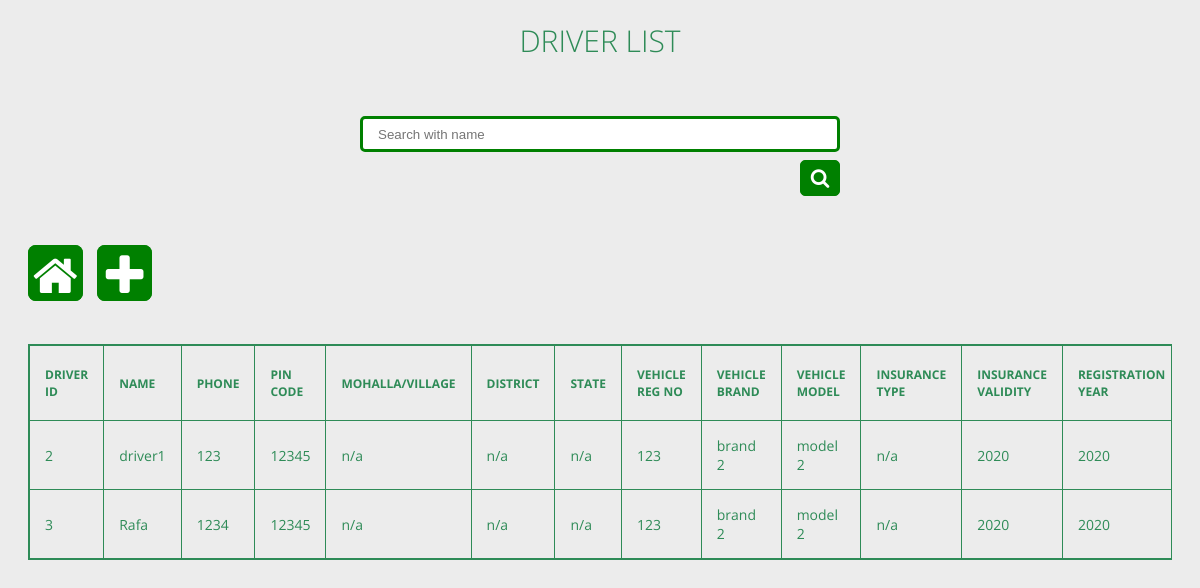
/driver (signed in), run on an earlier commit of the app's database.
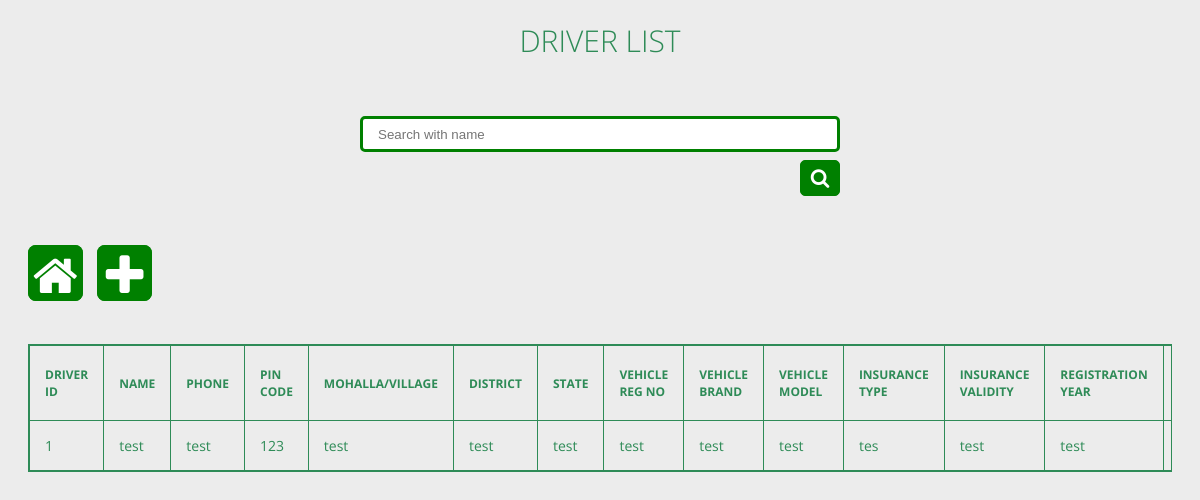
And on a later commit of the database.
### app/models.py (models this page shows, shortened)
class Driver(models.Model):
    driver_id = models.AutoField(primary_key=True)
    driver_name=models.CharField(max_length=150)
    mobile_no=models.CharField(max_length=20)
    pin_code=models.PositiveIntegerField()
    mohalla_or_village=models.CharField(max_length=200, null=True)
    district=models.CharField(max_length=200, null=True)
    state=models.CharField(max_length=200, null=True)
    vehicle_registration_no=models.CharField(max_length=100, null=True)
    vehicle_brand=models.CharField(max_length=100, null=True)
    vehicle_model=models.CharField(max_length=100, null=True)
    insurance_validity=models.CharField(max_length=100, null=True)
    insurance_type=models.CharField(max_length=100, null=True)
    registration_year=models.CharField(max_length=10, null=True)
    km_driven=models.CharField(max_length=50, null=True)
    choice=(('UNDER VARIFICATION','UNDER VARIFICATION'),('ACTIVE','ACTIVE'),('OFFLINE','OFFLINE'),('ON A RIDE','ON A RIDE'))
    status=models.CharField(max_length=50, choices=choice, default='UNDER VARIFICATION', null=True)
    def unid(self):
        return f'{self.driver_id}'

### app/views.py (the view)
# urls.py: path('driver', views.DriverList.as_view()),
@login_required
def driver(request):
    if 'q' in request.GET:
        q=request.GET['q']
        drivers=Driver.objects.filter(driver_name__icontains=q)
        drivers = drivers.filter(Q(status='ACTIVE') | Q(status='OFFLINE') | Q(status='ON A RIDE'))
    else:
        drivers=Driver.objects.all().filter(Q(status='ACTIVE') | Q(status='OFFLINE') | Q(status='ON A RIDE'))
    return render(request,'app/driver.html' , {'drivers':drivers})

### app/templates/app/driver.html (shortened to what this page needs)
{% load static %}
<html lang="en">
<head>
    <link rel="stylesheet" href="{% static 'css/driver.css' %}">
    <link rel="stylesheet" href="{% static 'css/search.css' %}">
    <link rel="stylesheet" href="https://maxcdn.bootstrapcdn.com/font-awesome/4.4.0/css/font-awesome.min.css">
</head>
<body>
    <section>
        <h1>Driver List</h1><br>
        <br><br><br><br>
        <div class="wrap">
          <div class="search">
            <form method="GET">
              <input name="q" type="text" class="searchTerm" placeholder="Search with name">
              <br>
              <br>
              <button type="submit" class="searchButton">
                <i class="fa fa-search"></i>
             </button>
            </form>
          </div>
       </div>
       <br><br><br>
       <div style="display: inline;">
        <a href="/" class="homebtn"><i class="fa fa-home fa-3x fa-inverse" aria-hidden="true" id="ic"></i></a>
      <a href="{% url 'createdriver' %}" class="homebtn crtbtn">
        <i class="fa fa-plus fa-3x fa-inverse" aria-hidden="true"></i>
      </a>
      </div>
       <br><br><br>
        <div class="tbl-content">
          <table cellpadding="0" cellspacing="0" border="1">
            <div class="tbl-header">
                <thead>
                    <tr>
                      <th>Driver ID</th>
                      <th>name</th>
                      <th>phone</th>
                      <th>pin code</th>
                      <th>mohalla/village</th>
                      <th>district</th>
                      <th>state</th>
                      <th>vehicle reg no</th>
                      <th>vehicle brand</th>
                      <th>vehicle model</th>
                      <th>insurance type</th>
                      <th>insurance validity</th>
                      <th>registration year</th>
                      <th>driven(km)</th>
                    </tr>
                  </thead>
                </div>
            <tbody>
              {% for i in drivers %}
            <tr>
              <td>{{ i.unid }}</td>
              <td>{{ i.driver_name }}</td>
              <td>{{ i.mobile_no }}</td>
              <td>{{ i.pin_code }}</td>
              <td>{{ i.mohalla_or_village }}</td>
              <td>{{ i.district }}</td>
              <td>{{ i.state }}</td>
              <td>{{ i.vehicle_registration_no }}</td>
              <td>{{ i.vehicle_brand }}</td>
              <td>{{ i.vehicle_model }}</td>
              <td>{{ i.insurance_type }}</td>
              <td>{{ i.insurance_validity }}</td>
              <td>{{ i.registration_year }}</td>
              <td>{{ i.km_driven }}</td>
            </tr>
              {% endfor %}
            </tbody>
          </table>
        </div>
      </section>
</body>
</html>

What changed in the data, as far as the page shows it:
removed Driver: unid "2", driver_name "driver1", mobile_no "123", pin_code "12345", mohalla_or_village "n/a", district "n/a", state "n/a", vehicle_registration_no "123", vehicle_brand "brand 2", vehicle_model "model 2", insurance_type "n/a", insurance_validity "2020", registration_year "2020"
removed Driver: unid "3", driver_name "Rafa", mobile_no "1234", pin_code "12345", mohalla_or_village "n/a", district "n/a", state "n/a", vehicle_registration_no "123", vehicle_brand "brand 2", vehicle_model "model 2", insurance_type "n/a", insurance_validity "2020", registration_year "2020"
added Driver: unid "1", driver_name "test", mobile_no "test", pin_code "123", mohalla_or_village "test", district "test", state "test", vehicle_registration_no "test", vehicle_brand "test", vehicle_model "test", insurance_type "tes", insurance_validity "test", registration_year "test"
